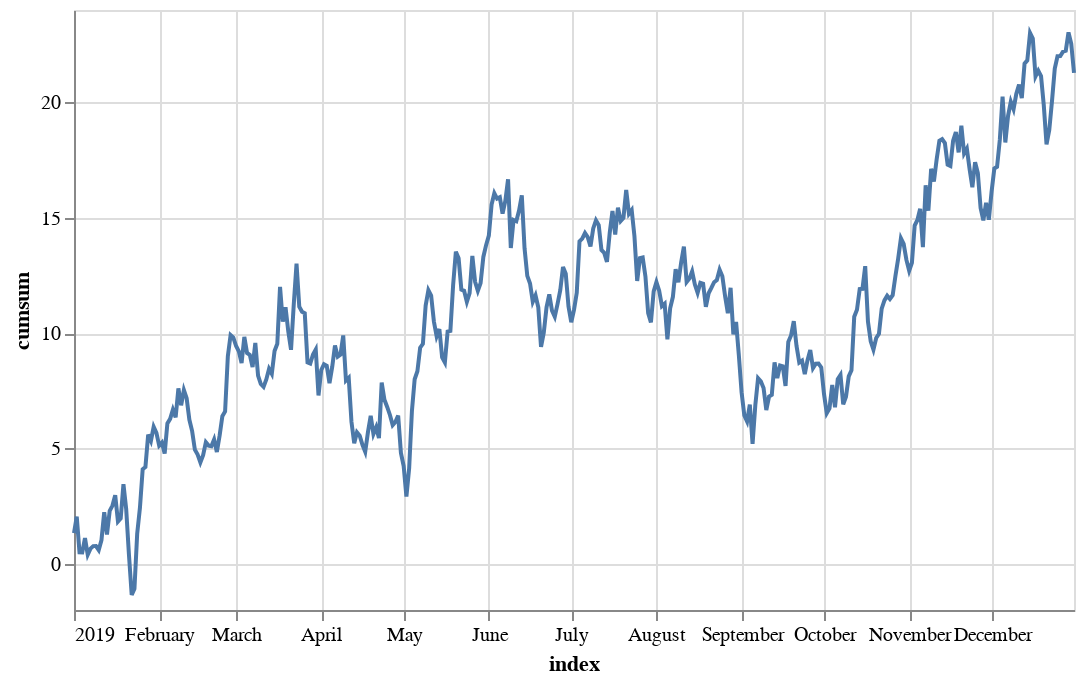

The code cell stored with this chart in its notebook:
### Code cell
chart = alt.Chart(df.reset_index(), height=300, width=500).mark_line().encode(
    x="index:T", y="cumsum:Q"
)
chart

### Figure 1 — Vega-Lite specification as saved in the notebook (floating-point values rounded to 4 significant figures; data arrays with more than 128 entries replaced by an {"elided": "..."} marker saying what was removed)
{"config": {"view": {"continuousWidth": 300, "continuousHeight": 300}}, "data": {"name": "data-0cb0a5feb78355c810db811b46c1a4fe"}, "mark": {"type": "line"}, "encoding": {"x": {"field": "index", "type": "temporal"}, "y": {"field": "cumsum", "type": "quantitative"}}, "height": 300, "width": 500, "$schema": "https://vega.github.io/schema/vega-lite/v5.16.3.json", "datasets": {"data-0cb0a5feb78355c810db811b46c1a4fe": {"elided": "365 records"}}}
